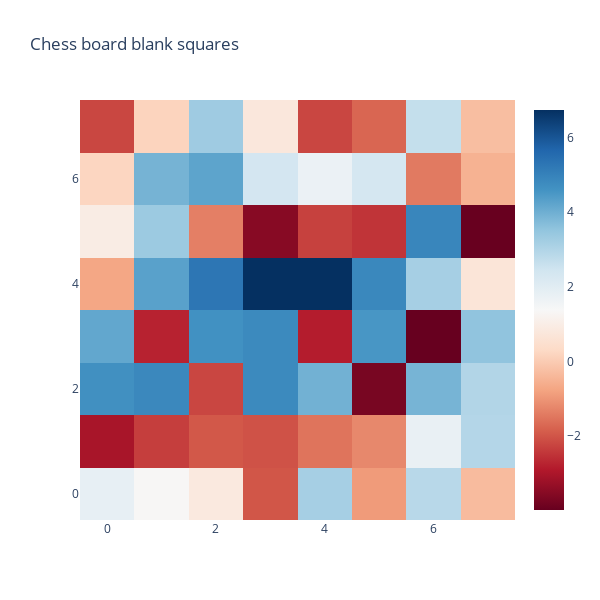
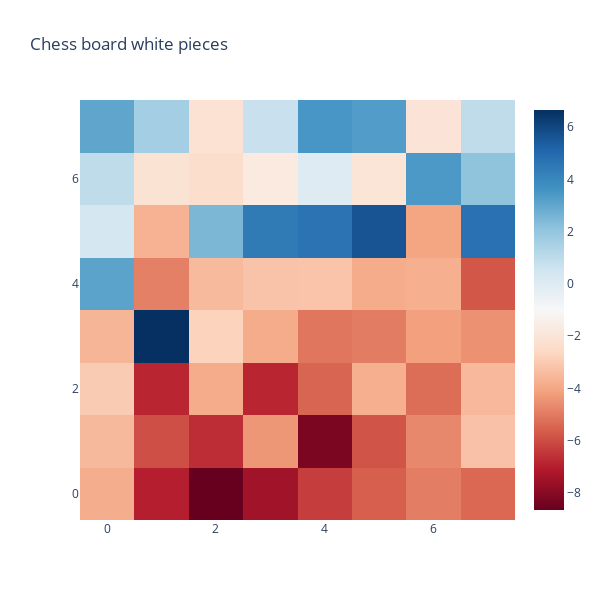
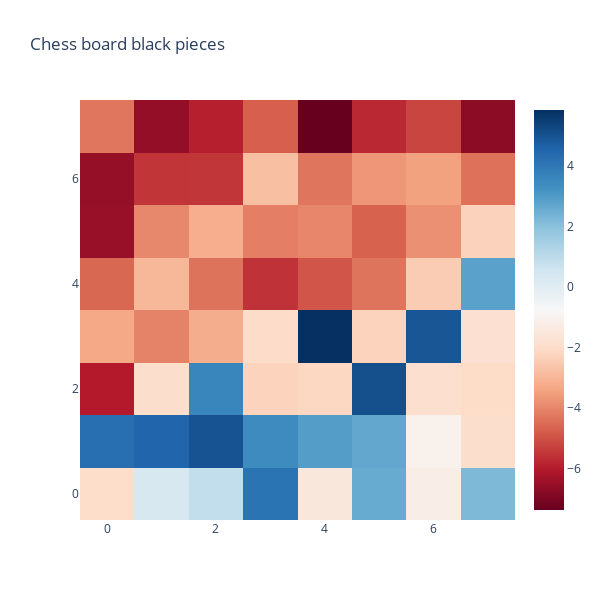

Here is the notebook cell these charts were saved with, in order:
### Code cell
move_13_probe_out = probe_out[0][0][13]
print(move_13_probe_out.shape)
plot_board_state(move_13_probe_out[:, :, 0], "Chess board blank squares")
plot_board_state(move_13_probe_out[:, :, 1], "Chess board white pieces")
plot_board_state(move_13_probe_out[:, :, 2], "Chess board black pieces")
plot_board_state(move_13_state, "Chess board state")

### Figure 1 — Plotly figure (JSON) as saved in the notebook; plotly's stock layout.template omitted (floating-point values rounded to 4 significant figures)
{"data": [{"colorscale": [[0, "rgb(103,0,31)"], [0.1, "rgb(178,24,43)"], [0.2, "rgb(214,96,77)"], [0.3, "rgb(244,165,130)"], [0.4, "rgb(253,219,199)"], [0.5, "rgb(247,247,247)"], [0.6, "rgb(209,229,240)"], [0.7, "rgb(146,197,222)"], [0.8, "rgb(67,147,195)"], [0.9, "rgb(33,102,172)"], [1, "rgb(5,48,97)"]], "type": "heatmap", "z": [[1.825, 1.333, 0.8334, -1.991, 3.171, -0.9243, 2.875, -0.3303], [-3.043, -2.346, -1.948, -2.039, -1.526, -1.213, 1.786, 2.949], [4.667, 4.847, -2.222, 4.805, 3.957, -3.73, 3.886, 2.981], [4.169, -2.753, 4.643, 4.806, -2.844, 4.525, -3.977, 3.537], [-0.7196, 4.291, 5.278, 6.732, 6.731, 4.862, 3.179, 0.6777], [0.957, 3.352, -1.352, -3.518, -2.299, -2.49, 4.904, -3.958], [0.2146, 3.904, 4.235, 2.367, 1.721, 2.339, -1.438, -0.5158], [-2.213, 0.1638, 3.304, 0.7819, -2.225, -1.735, 2.661, -0.276]]}], "layout": {"autosize": false, "height": 600, "title": {"text": "Chess board blank squares"}, "width": 600, "xaxis": {"nticks": 8, "ticks": ""}, "yaxis": {"nticks": 8, "ticks": ""}}}

### Figure 2 — Plotly figure (JSON) as saved in the notebook; plotly's stock layout.template omitted (floating-point values rounded to 4 significant figures)
{"data": [{"colorscale": [[0, "rgb(103,0,31)"], [0.1, "rgb(178,24,43)"], [0.2, "rgb(214,96,77)"], [0.3, "rgb(244,165,130)"], [0.4, "rgb(253,219,199)"], [0.5, "rgb(247,247,247)"], [0.6, "rgb(209,229,240)"], [0.7, "rgb(146,197,222)"], [0.8, "rgb(67,147,195)"], [0.9, "rgb(33,102,172)"], [1, "rgb(5,48,97)"]], "type": "heatmap", "z": [[-3.808, -6.982, -8.651, -7.467, -6.315, -5.61, -4.949, -5.408], [-3.481, -5.942, -6.671, -4.367, -8.264, -5.841, -4.732, -3.226], [-2.969, -6.832, -3.863, -6.84, -5.478, -3.76, -5.27, -3.513], [-3.593, 6.657, -2.733, -3.865, -5.092, -4.966, -4.165, -4.479], [3.116, -4.888, -3.476, -3.199, -3.177, -3.873, -3.781, -5.777], [0.3614, -3.686, 2.495, 4.428, 4.673, 5.622, -4.041, 4.748], [0.9633, -2.11, -2.341, -1.731, -0.0165, -2.005, 3.43, 2.104], [3.056, 1.648, -2.159, 0.737, 3.489, 3.316, -2.027, 0.9517]]}], "layout": {"autosize": false, "height": 600, "title": {"text": "Chess board white pieces"}, "width": 600, "xaxis": {"nticks": 8, "ticks": ""}, "yaxis": {"nticks": 8, "ticks": ""}}}

### Figure 3 — Plotly figure (JSON) as saved in the notebook; plotly's stock layout.template omitted (floating-point values rounded to 4 significant figures)
{"data": [{"colorscale": [[0, "rgb(103,0,31)"], [0.1, "rgb(178,24,43)"], [0.2, "rgb(214,96,77)"], [0.3, "rgb(244,165,130)"], [0.4, "rgb(253,219,199)"], [0.5, "rgb(247,247,247)"], [0.6, "rgb(209,229,240)"], [0.7, "rgb(146,197,222)"], [0.8, "rgb(67,147,195)"], [0.9, "rgb(33,102,172)"], [1, "rgb(5,48,97)"]], "type": "heatmap", "z": [[-1.962, 0.3348, 0.8667, 4.12, -1.533, 2.58, -1.217, 2.192], [4.262, 4.53, 4.988, 3.448, 2.933, 2.66, -1.053, -1.96], [-6.031, -1.954, 3.589, -2.268, -2.18, 5.087, -1.887, -2.054], [-3.318, -4.064, -3.195, -2.02, 5.844, -2.255, 4.924, -1.78], [-4.58, -2.945, -4.369, -5.566, -4.925, -4.354, -2.444, 2.822], [-6.504, -3.975, -3.175, -4.128, -3.994, -4.676, -3.814, -2.312], [-6.565, -5.517, -5.493, -2.777, -4.321, -3.687, -3.472, -4.4], [-4.301, -6.598, -5.916, -4.729, -7.372, -5.755, -5.222, -6.704]]}], "layout": {"autosize": false, "height": 600, "title": {"text": "Chess board black pieces"}, "width": 600, "xaxis": {"nticks": 8, "ticks": ""}, "yaxis": {"nticks": 8, "ticks": ""}}}
